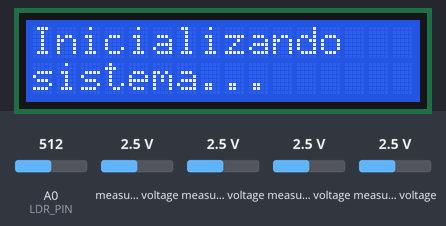
Bench run of a sketch on a simulated Arduino Uno, built with avr-gcc and run on an emulated ATmega328P. Parts: 16×2 character LCD. The test bench sets the inputs (shaded band); at power-on: A0 (LDR_PIN) = 512, measured voltage 2.5 V. The local clock reads 2024-03-15 10:24:30 at power-on unless the sketch sets it; storage starts empty; what the sketch prints to the serial monitor is not drawn.

Above: at 0.2 s.
At 30.2 s:
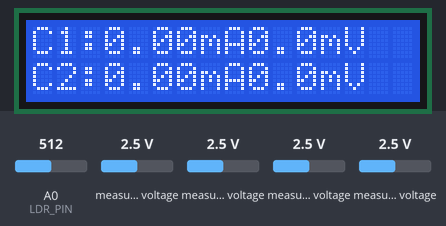

The sketch:

2026_rev.ino
```cpp
//-----libraries-------
#include <Adafruit_ADS1X15.h>
#include <DS1307RTC.h>
#include <LiquidCrystal_I2C.h>
#include <SPI.h>
#include <SD.h>
#include <TimeLib.h>
#include <Wire.h>

Adafruit_ADS1115 ads;
LiquidCrystal_I2C lcd(0x27, 16, 2);

//setting pins
const int chipSelect = 10;        //sd card reader -> CS[D10]
const int LDR_PIN = A0;           //light sensor -> A0=D14
//SD
//---SPI - MISO[D12], MOSI[D11], SCK[D13], CS[D10]
//ADS
//---CH1 [AIN0]&[AIN1]
//---CH2 [AIN2]&[AIN3]

int ldrRaw = 0;
float ldrVolt = 0.0;
float ldrPct = 0.0;              //percentage

float raw1, raw2;
float multiplier = 0.125;        //ADS1115 conversion factor mV/bit for GAIN_ONE
float R1 = 220;                 //load resistance ch1
float R2 = 220;                 //load resistance ch2
float mV1 = 0, mV2 = 0;         //channel voltage
float mA1 = 0, mA2 = 0;         //channel current

int   lastMin = -1;
const char* DATA_FILE = "medicao.csv";

void setup()
{
  tmElements_t time;
  Serial.begin(9600);

  Serial.println("ADC Range: +/- 4.096V ---- 1 Bit = 0.125mV");
  ads.setGain(GAIN_ONE);

  lcd.init();
  lcd.backlight();
  lcd.clear();
  lcd.setCursor(0, 0);
  lcd.print("Inicializando");
  lcd.setCursor(0, 1);
  lcd.print("sistema...");

//-----error checks----
  if (!ads.begin())
  {
    Serial.println("Failed to initialize ADS.");
    lcd.clear();
    lcd.setCursor(0, 0);
    lcd.print("Erro ADS");
    while (1);
  }
  if (!SD.begin(chipSelect))
  {
    Serial.println("Card failed or not present.");
    lcd.clear();
    lcd.setCursor(0, 0);
    lcd.print("Erro SD");
    while (1);
  }
  if (RTC.read(time))
  {lastMin = time.Minute;}
  else
  {
    Serial.println("Failed to read RTC.");
    lcd.clear();
    lcd.setCursor(0, 0);
    lcd.print("Erro RTC");
    while (1);
  }
  //SD FILE setup
  File dataFile = SD.open(DATA_FILE, FILE_WRITE);
  if (!dataFile)
  {
    Serial.println("Error opening file");
    lcd.clear();
    lcd.setCursor(0, 0);
    lcd.print("Erro .csv");
    return;
  }
  if (dataFile.size() == 0)               //file empty
  {dataFile.println("date,time,raw1,mV1,mA1,raw2,mV2,mA2,ldrRaw,ldrVolt,ldrPct");}
  dataFile.close();
}

void loop()
{
  tmElements_t time;
  if (RTC.read(time))
  {
    Serial.print("Ultimo minuto: ");
    Serial.print(lastMin);
    Serial.print(" | Minuto atual: ");
    Serial.println(time.Minute);
    if(time.Minute != lastMin)
    {
      lastMin = time.Minute;
      Leitura(time);
    }
    delay(200);
  }
  else
  {
    Serial.println("Failed to read RTC");
  }
}

void displayUpt()
{
  lcd.clear();

  lcd.setCursor(0, 0);
  lcd.print("C1:");
  lcd.print(mA1, 2);
  lcd.print("mA");
  lcd.print(mV1, 1);
  lcd.print("mV");

  lcd.setCursor(0, 1);
  lcd.print("C2:");
  lcd.print(mA2, 2);
  lcd.print("mA");
  lcd.print(mV2, 1);
  lcd.print("mV");
}

void Leitura(const tmElements_t &time)
{
  Serial.println("Iniciando leitura");

  //CH 1
  raw1 = ads.readADC_Differential_0_1();
  mV1 = raw1 * multiplier;
  mA1 = mV1 / R1;
  Serial.print("CH 1: ");
  Serial.print(raw1);
  Serial.print(" (");
  Serial.print(mA1, 3);
  Serial.print(" mA) | ");
  Serial.print(mV1, 1);
  Serial.println(" mV");

  //CH 2
  raw2 = ads.readADC_Differential_2_3();
  mV2 = raw2 * multiplier;
  mA2 = mV2 / R2;
  Serial.print("CH 2: ");
  Serial.print(raw2);
  Serial.print(" (");
  Serial.print(mA2, 3);
  Serial.print(" mA) | ");
  Serial.print(mV2, 1);
  Serial.println(" mV");

  //LDR
  ldrRaw = analogRead(LDR_PIN);
  ldrVolt = (ldrRaw * 5.0) / 1023.0;
  ldrPct = (ldrRaw * 100.0) / 1023.0;
  Serial.print("LDR: ");
  Serial.print(ldrRaw);
  Serial.print(" | ");
  Serial.print(ldrVolt, 2);
  Serial.println(" V");
  Serial.print(" | ");
  Serial.print(ldrPct, 1);
  Serial.println("%");

  displayUpt();

  //SD FILE WRITE
  File dataFile = SD.open(DATA_FILE, FILE_WRITE);
  if (!dataFile)
  {
    Serial.println("Error opening file");
    return;
  }

  if (time.Day < 10) dataFile.write('0');
  dataFile.print(time.Day);
  dataFile.write('/');
  if (time.Month < 10) dataFile.write('0');
  dataFile.print(time.Month);
  dataFile.write('/');
  dataFile.print(tmYearToCalendar(time.Year));
  dataFile.write(',');

  if (time.Hour < 10) dataFile.write('0');
  dataFile.print(time.Hour);
  dataFile.write(':');
  if (time.Minute < 10) dataFile.write('0');
  dataFile.print(time.Minute);
  dataFile.write(':');
  if (time.Second < 10) dataFile.write('0');
  dataFile.print(time.Second);
  dataFile.write(',');

  dataFile.print(raw1);
  dataFile.write(',');
  dataFile.print(mV1, 1);
  dataFile.write(',');
  dataFile.print(mA1, 3);
  dataFile.write(',');
  dataFile.print(raw2);
  dataFile.write(',');
  dataFile.print(mV2, 1);
  dataFile.write(',');
  dataFile.print(mA2, 3);
  dataFile.write(',');
  dataFile.print(ldrRaw);
  dataFile.write(',');
  dataFile.print(ldrVolt, 2);
  dataFile.write(',');
  dataFile.print(ldrPct, 1);
  dataFile.println();
  dataFile.close();
}
```
